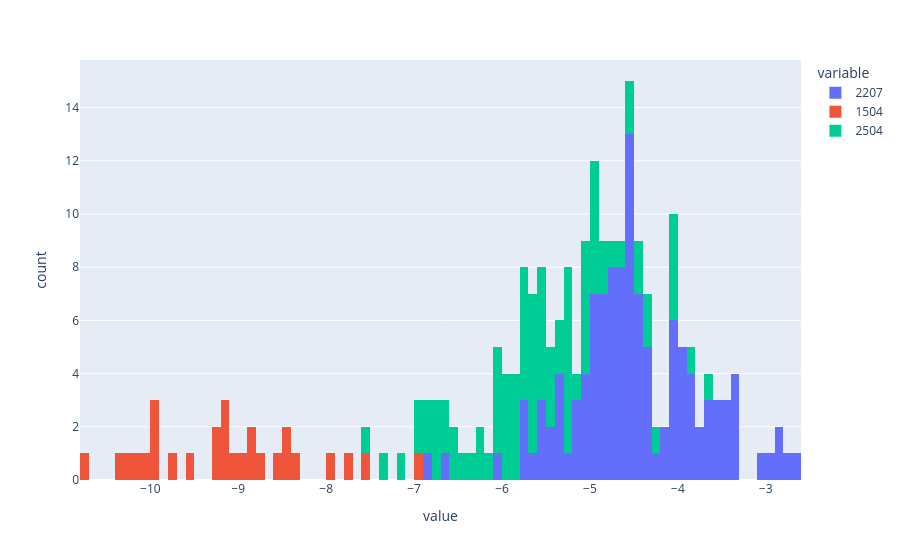

Write notebook code for a chart like this one.
### Code cell
px.histogram(np.log(df_country_subfield_norm[["2207", "1504", "2504"]]), nbins=100)

### Figure 1 — Plotly figure (JSON) as saved in the notebook; plotly's stock layout.template omitted (floating-point values rounded to 4 significant figures; data arrays with more than 128 entries replaced by an {"elided": "..."} marker saying what was removed)
{"data": [{"bingroup": "x", "hovertemplate": "variable=2207<br>value=%{x}<br>count=%{y}<extra></extra>", "legendgroup": "2207", "marker": {"color": "#636efa", "pattern": {"shape": ""}}, "name": "2207", "nbinsx": 100, "orientation": "v", "showlegend": true, "x": {"elided": "210 float values"}, "xaxis": "x", "yaxis": "y", "type": "histogram"}, {"bingroup": "x", "hovertemplate": "variable=1504<br>value=%{x}<br>count=%{y}<extra></extra>", "legendgroup": "1504", "marker": {"color": "#EF553B", "pattern": {"shape": ""}}, "name": "1504", "nbinsx": 100, "orientation": "v", "showlegend": true, "x": {"elided": "210 float values"}, "xaxis": "x", "yaxis": "y", "type": "histogram"}, {"bingroup": "x", "hovertemplate": "variable=2504<br>value=%{x}<br>count=%{y}<extra></extra>", "legendgroup": "2504", "marker": {"color": "#00cc96", "pattern": {"shape": ""}}, "name": "2504", "nbinsx": 100, "orientation": "v", "showlegend": true, "x": {"elided": "210 float values"}, "xaxis": "x", "yaxis": "y", "type": "histogram"}], "layout": {"xaxis": {"anchor": "y", "domain": [0.0, 1.0], "title": {"text": "value"}}, "yaxis": {"anchor": "x", "domain": [0.0, 1.0], "title": {"text": "count"}}, "legend": {"title": {"text": "variable"}, "tracegroupgap": 0}, "margin": {"t": 60}, "barmode": "relative"}}
